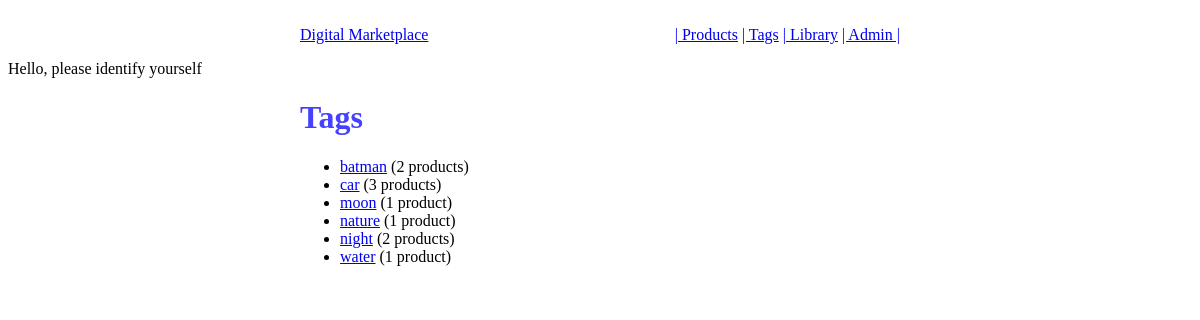
The app's page /tags/ with its own data.
### tags/models.py (models this page shows, shortened)
class Tag(m.Model):
    title = m.CharField(max_length=120, unique=True)
    slug = m.SlugField(blank=True, unique=True)
    products = m.ManyToManyField(Product, blank=True)
    active = m.BooleanField(default=True)
    objects = m.Manager()
    active_tags = ActiveTagManager()
    tags = TagManager()
    def get_absolute_url(self):
        view_name = 'tags:detail'
        return reverse(view_name, kwargs={'slug': self.slug})

### tags/views.py (the view)
class TagListView(ListView):
    model = Tag
    def get_queryset(self):
        return Tag.active_tags.all()

### tags/models.py (called while the page is built)
    def get_queryset(self):
        return super(ActiveTagManager, self).get_queryset().filter(active=True).order_by('title')

### templates/tags/tag_list.html
{% extends 'base.html'%}
{% block content %}
<h1>Tags</h1>
<ul>
    {% for instance in object_list %}
        {% if instance.products.count > 0 %}
            <li><a href="{{ instance.get_absolute_url }}">{{ instance.title }}</a> ({{ instance.products.count }}
                product{% if instance.products.count > 1 %}s{% endif %})</li>
        {% endif %}
    {% empty %}
        <li>No Tags have been registered yet</li>
    {% endfor %}
</ul>
{% endblock %}

### static/css/base.css (style rules this page uses)
h1 { color: #4640ff; }

### records on screen
Tag: title "batman", products.count "2"
Tag: title "car", products.count "3"
Tag: title "moon", products.count "1"
Tag: title "nature", products.count "1"
Tag: title "night", products.count "2"
Tag: title "water", products.count "1"
